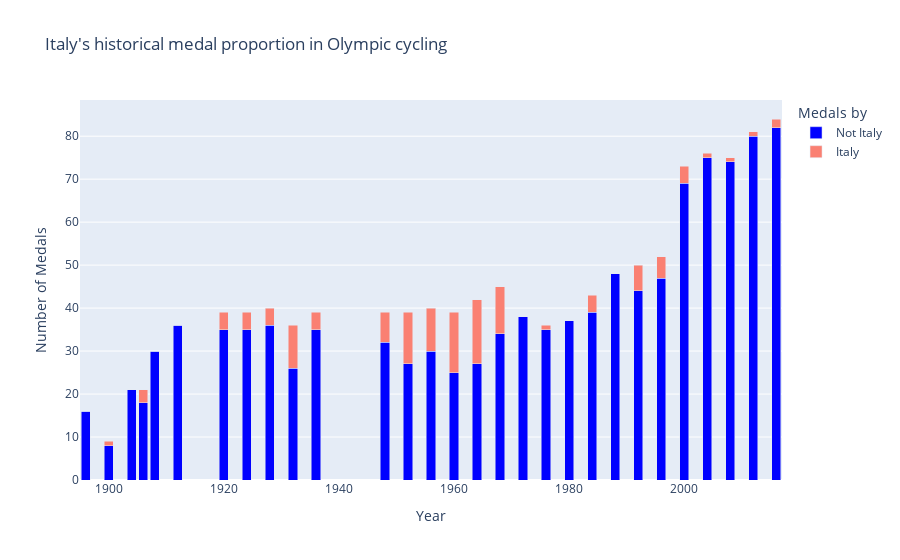

The notebook cell saved with this chart:
### Markdown cell above
### Italy's cycling medals over the years

Italy had a significant impact on the Olympic cycling scene during the 20th century.
While claiming few medals early on they start to climb after the first world war,\
and following a bump during the second they enjoy prominent success during the 50's and 60's.

However, the "Years of Lead" during the late 60's to late 80's almost wipes their medal proportion,\
and while they start recovering toward the 21st century cycling also broadens during this time.\

With other nations catching up to Italy in the traditional road & velodrome disciplines,\
the addition of the american BMX & MTB events also dilute Italy's medal proportion during the modern Olympics.

### Code cell
cycling_medal_counts = (
    cycling_df.groupby(["Year", "NOC"])["Medal"].count().unstack(fill_value=0)
)

cycling_medal_proportion_plot = (
    cycling_medal_counts
    .assign(not_italy=lambda df: df.drop(columns=["ITA"]).sum(axis=1))
    [["not_italy", "ITA"]]
    .reset_index()
    .melt(id_vars="Year", var_name="Group", value_name="Medals")
)

cycling_proportion_medal_fig = px.bar(
    cycling_medal_proportion_plot,
    x="Year",
    y="Medals",
    color="Group",
    title="Italy's historical medal proportion in Olympic cycling",
    labels={"Medals": "Number of Medals", "Year": "Year"},
    color_discrete_map={"not_italy": "blue", "ITA": "salmon"},
    barmode="stack"
)

cycling_proportion_medal_fig.update_layout(
    legend_title_text='Medals by'
).for_each_trace(
    lambda trace: trace.update(name="Not Italy")
    if trace.name == "not_italy" else trace.update(name="Italy")
)

cycling_proportion_medal_fig.show()

### Figure 1 — Plotly figure (JSON) as saved in the notebook; plotly's stock layout.template omitted (floating-point values rounded to 4 significant figures)
{"data": [{"hovertemplate": "Group=not_italy<br>Year=%{x}<br>Number of Medals=%{y}<extra></extra>", "legendgroup": "not_italy", "marker": {"color": "blue", "pattern": {"shape": ""}}, "name": "Not Italy", "orientation": "v", "showlegend": true, "textposition": "auto", "type": "bar", "x": [1896, 1900, 1904, 1906, 1908, 1912, 1920, 1924, 1928, 1932, 1936, 1948, 1952, 1956, 1960, 1964, 1968, 1972, 1976, 1980, 1984, 1988, 1992, 1996, 2000, 2004, 2008, 2012, 2016], "xaxis": "x", "y": [16, 8, 21, 18, 30, 36, 35, 35, 36, 26, 35, 32, 27, 30, 25, 27, 34, 38, 35, 37, 39, 48, 44, 47, 69, 75, 74, 80, 82], "yaxis": "y"}, {"hovertemplate": "Group=ITA<br>Year=%{x}<br>Number of Medals=%{y}<extra></extra>", "legendgroup": "ITA", "marker": {"color": "salmon", "pattern": {"shape": ""}}, "name": "Italy", "orientation": "v", "showlegend": true, "textposition": "auto", "type": "bar", "x": [1896, 1900, 1904, 1906, 1908, 1912, 1920, 1924, 1928, 1932, 1936, 1948, 1952, 1956, 1960, 1964, 1968, 1972, 1976, 1980, 1984, 1988, 1992, 1996, 2000, 2004, 2008, 2012, 2016], "xaxis": "x", "y": [0, 1, 0, 3, 0, 0, 4, 4, 4, 10, 4, 7, 12, 10, 14, 15, 11, 0, 1, 0, 4, 0, 6, 5, 4, 1, 1, 1, 2], "yaxis": "y"}], "layout": {"barmode": "stack", "legend": {"title": {"text": "Medals by"}, "tracegroupgap": 0}, "title": {"text": "Italy's historical medal proportion in Olympic cycling"}, "xaxis": {"anchor": "y", "domain": [0, 1], "title": {"text": "Year"}}, "yaxis": {"anchor": "x", "domain": [0, 1], "title": {"text": "Number of Medals"}}}}
